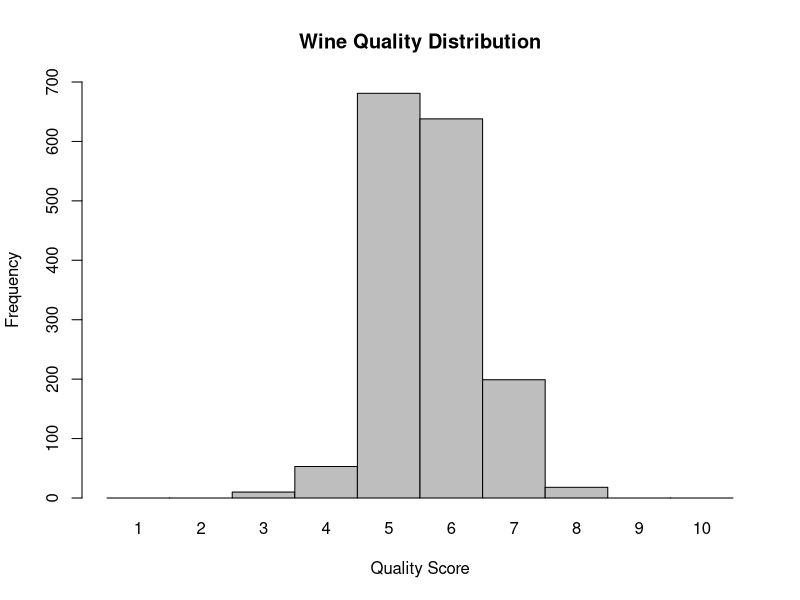
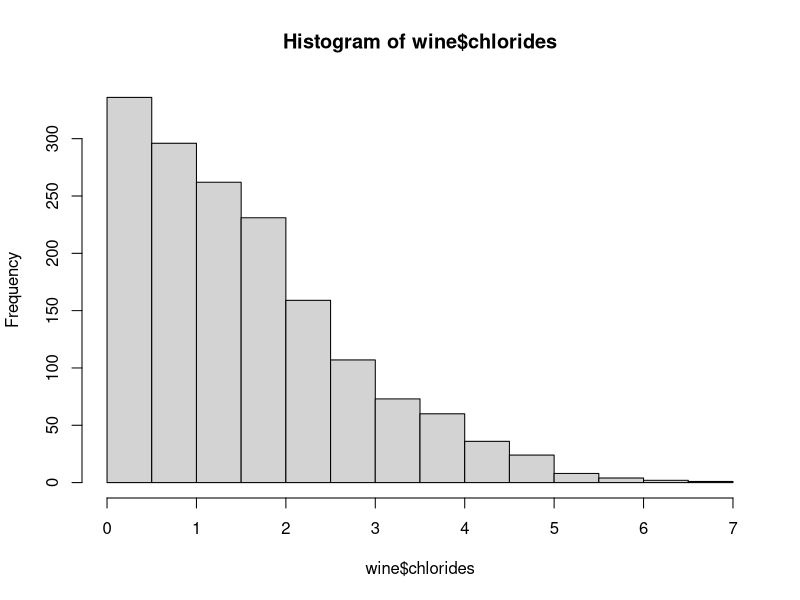
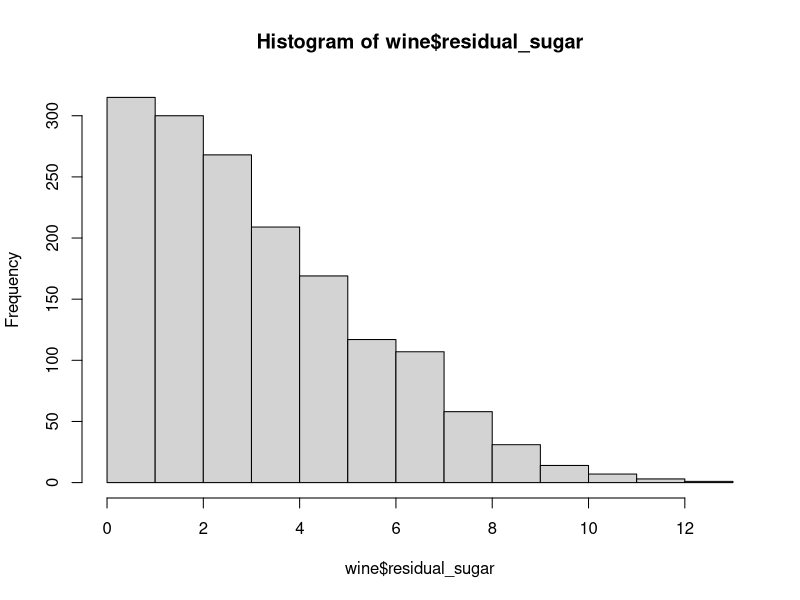
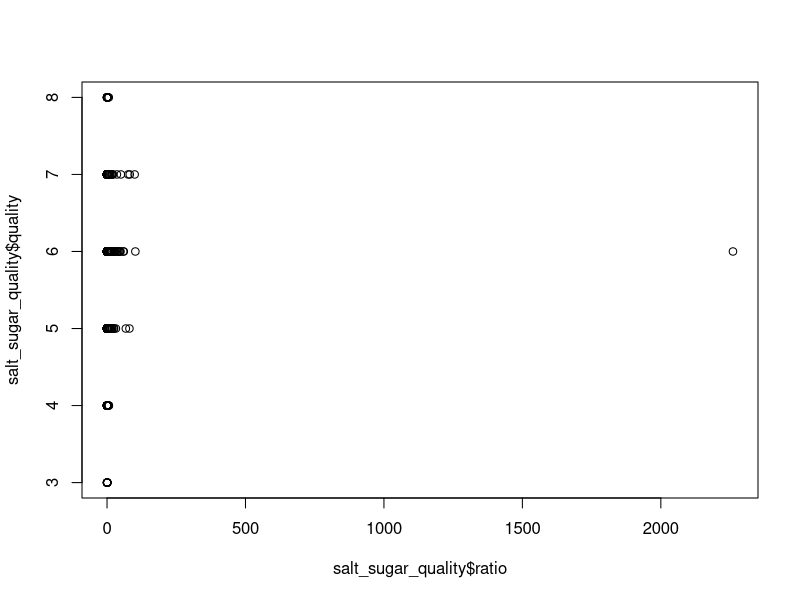

These charts were generated, in order, by the following R code:
library(ggplot2)

wine <- read.csv("wine.csv")

# Create dataframe containing frequencies of each quality rating
quality_freq <- data.frame(seq(1, 10, 1), tabulate(wine$quality, nbins=10))
colnames(quality_freq) <- c("quality", "freq")

# Doing a sneaky bar plot, but making it look like a histogram :/
barplot(quality_freq$freq, 
        main="Wine Quality Distribution",
        xlab="Quality Score",
        ylab="Frequency",
        names.arg=c(1, 2, 3, 4, 5, 6, 7, 8, 9, 10),
        ylim=c(0, 700),
        space = 0)

# Create subset of only acid, sugar and quality columns
salt_sugar_quality <- wine[c("chlorides","residual_sugar", "quality")]

# Create new column, calculate ratio of acid and sugar
# Fixed acidity and residual sugar are measured in mg/L and g/L, so converted between those
salt_sugar_quality <- transform(salt_sugar_quality, ratio = chlorides / residual_sugar)

# Check normality of acid and sugar concentrations
shapiro.test(wine$chlorides)
shapiro.test(wine$residual_sugar)
hist(wine$chlorides)
hist(wine$residual_sugar)

# Data is not normally distributed, so perform a spiderman
cor.test(salt_sugar_quality$ratio, salt_sugar_quality$quality, method = "spearman")

plot(salt_sugar_quality$ratio, salt_sugar_quality$quality)






